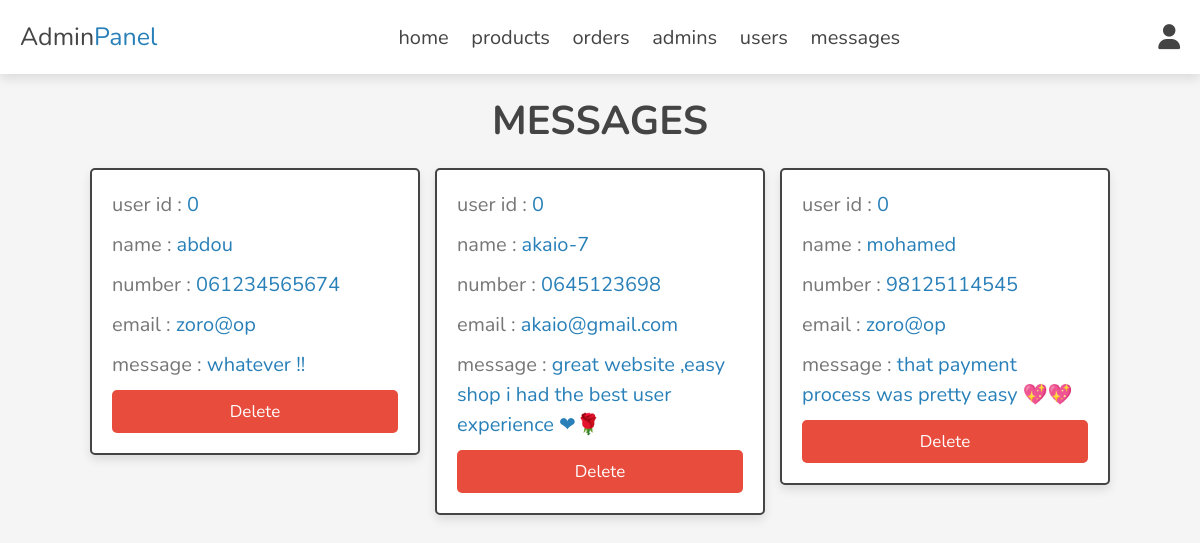
Screenshot of /admin/messages.php (signed in) with the database file from the repository.
### tables this page shows
CREATE TABLE `messages` (
  `id` int(100) NOT NULL,
  `user_id` int(100) NOT NULL,
  `name` varchar(100) NOT NULL,
  `email` varchar(100) NOT NULL,
  `number` varchar(12) NOT NULL,
  `message` varchar(500) NOT NULL
);

### admin/messages.php (the view, shortened to what this page needs)
<?php
include '../components/connect.php' ;
?>
<!DOCTYPE html>
<html lang="en">
<head>
    <link rel="stylesheet" href="https://cdnjs.cloudflare.com/ajax/libs/font-awesome/6.1.1/css/all.min.css">
    <link rel="stylesheet" href="../css/admin_style.css">
</head>
<body>
<?php
include '../components/admin_header.php' ;
?>
<section class="contacts">
    <h1 class="heading">messages</h1>
    <div class="box-container">
    <?php
    $select_messages = $conn->prepare("SELECT * FROM messages");
    $select_messages->execute();
    if ( $select_messages->rowCount() > 0) {
        while ($row = $select_messages->fetch(PDO::FETCH_ASSOC)) {
    ?>
            <div class="box">
                <p> user id : <span><?= $row['user_id']; ?></span></p>
                <p> name : <span><?= $row['name']; ?></span></p>
                <p> number : <span><?= $row['number']; ?></span></p>
                <p> email : <span><?= $row['email']; ?></span></p>
                <p> message : <span><?= $row['message']; ?></span></p>
                <a href="messages.php?delete=<?= $row['id']; ?>" class="delete-btn" onclick="return confirm('delete this message ?');">delete</a>
            </div>
    <?php
        }
    }else {
        echo '<p class="empty" >you have no message !</p>' ;
    }
    ?>
    </div>
</section>
</body>
</html>

### css/admin_style.css (style rules this page uses)
:root { --main-color:#2980b9; --orange:#f39c12; --red:#e74c3c; --black:#444; --white:#fff; --light-color:#777; --light-bg:#f5f5f5; --border:.2rem solid var(--black); --box-shadow:0 .5rem 1rem rgba(0,0,0,.1); }
* { font-family: 'Nunito', sans-serif; margin:0; padding:0; box-sizing: border-box; outline: none; border:none; text-decoration: none; }
html { font-size: 62.5%; overflow-x: hidden; }
body { background-color: var(--light-bg); }
section { padding:2rem; max-width: 1200px; margin:0 auto; }
.heading { font-size: 4rem; color:var(--black); margin-bottom: 2rem; text-align: center; text-transform: uppercase; }
.btn, .delete-btn, .option-btn { display: block; width: 100%; margin-top: 1rem; border-radius: .5rem; padding:1rem 3rem; font-size: 1.7rem; text-transform: capitalize; color:var(--white); cursor: pointer; text-align: center; }
.delete-btn { background-color: var(--red); }
.contacts .box-container { display: grid; grid-template-columns: repeat(auto-fit, 33rem); gap:1.5rem; align-items: flex-start; justify-content: center; }
.contacts .box-container .box { padding:2rem; padding-top: 1rem; border-radius: .5rem; border:var(--border); background-color: var(--white); box-shadow: var(--box-shadow); }
.contacts .box-container .box p { line-height: 1.5; font-size: 2rem; color:var(--light-color); margin:1rem 0; }
.contacts .box-container .box p span { color:var(--main-color); }

### rows the page displays
messages: user "0", name "abdou", number "061234565674", email "zoro@op", message "whatever !!"
messages: user "0", name "akaio-7", number "0645123698", email "akaio@gmail.com", message "great website ,easy shop i had the best user experience ❤🌹"
messages: user "0", name "mohamed", number "98125114545", email "zoro@op", message "that payment process was pretty easy 💖💖"
